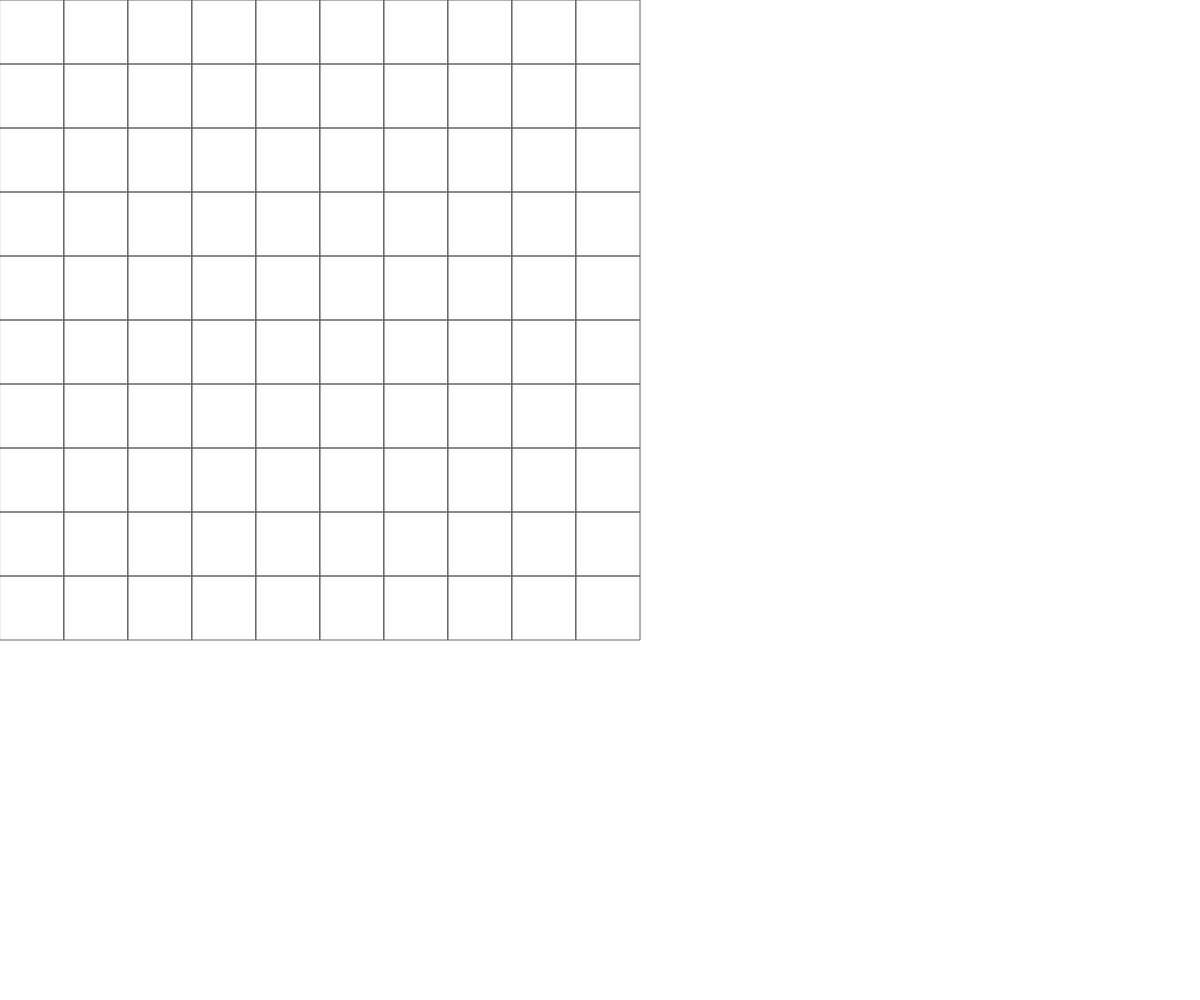
Frame 1 (no input)
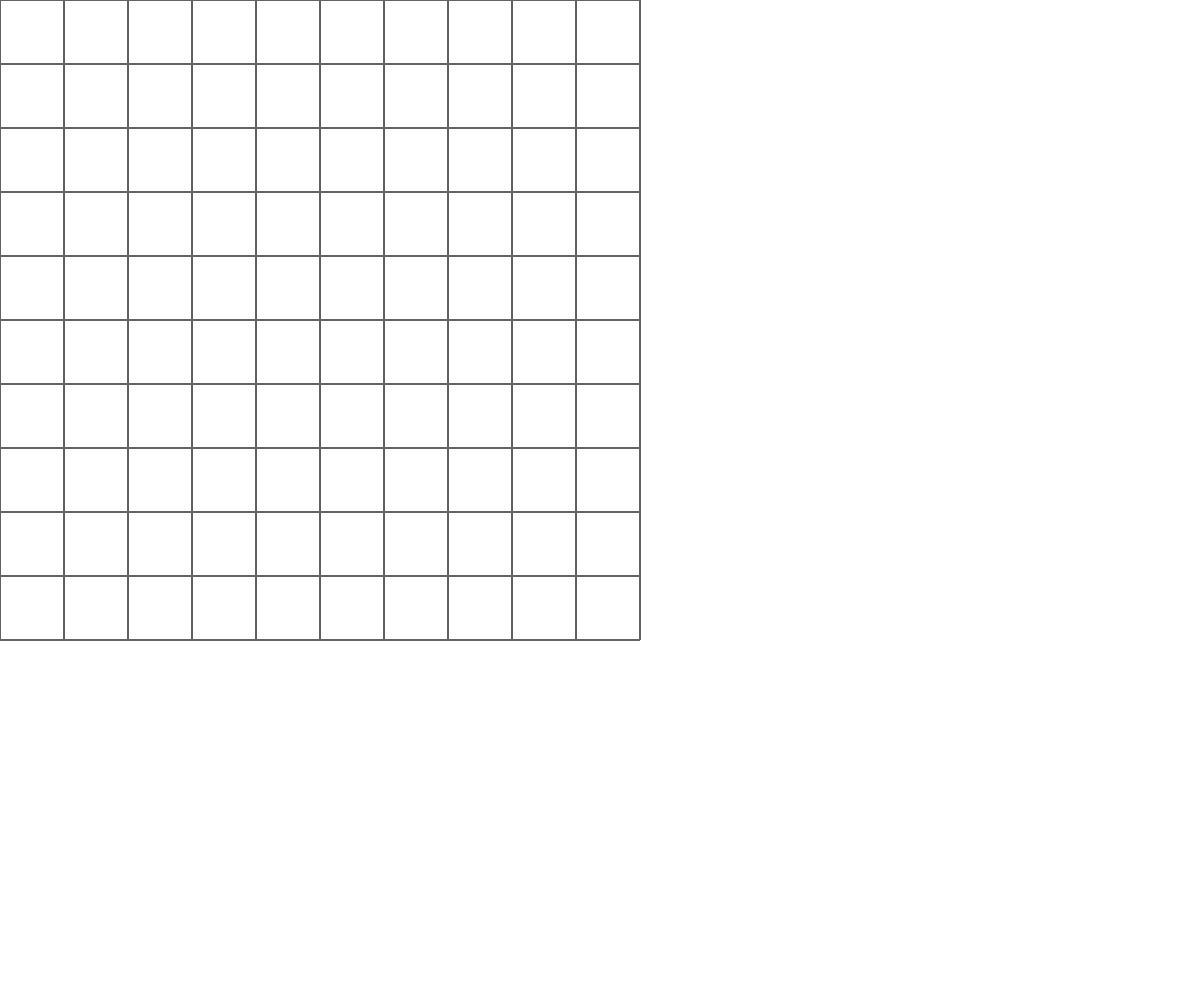
Frame 60 (no input)
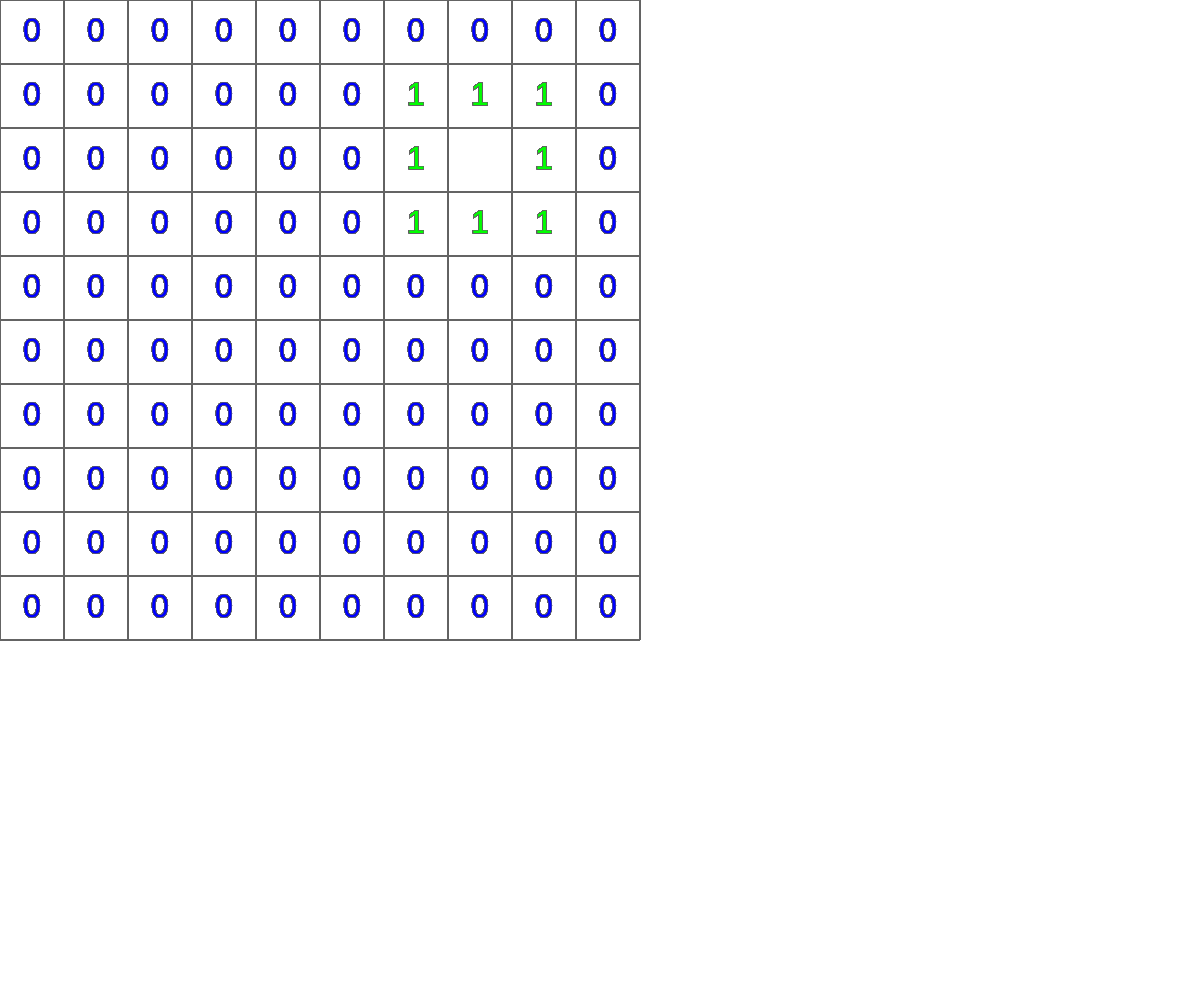
Frame 120 (the mouse pressed at the canvas centre since frame 60)

The p5.js sketch that drew these frames (run headless with seeded random() and noise() and a simulated clock; from frame 60 on, the mouse is pressed at the canvas centre):

// p5.js sketch
// ── sketch.js
let raw = [{"x":0,"y":0,"n":0,"state":0,"show":false},{"x":64,"y":0,"n":1,"state":0,"show":false},{"x":128,"y":0,"n":2,"state":0,"show":false},{"x":192,"y":0,"n":3,"state":0,"show":false},{"x":256,"y":0,"n":4,"state":1,"show":false},{"x":320,"y":0,"n":5,"state":-1,"show":false},{"x":384,"y":0,"n":6,"state":1,"show":false},{"x":448,"y":0,"n":7,"state":0,"show":false},{"x":512,"y":0,"n":8,"state":1,"show":false},{"x":576,"y":0,"n":9,"state":-1,"show":false},{"x":0,"y":64,"n":10,"state":0,"show":false},{"x":64,"y":64,"n":11,"state":0,"show":false},{"x":128,"y":64,"n":12,"state":0,"show":false},{"x":192,"y":64,"n":13,"state":0,"show":false},{"x":256,"y":64,"n":14,"state":1,"show":false},{"x":320,"y":64,"n":15,"state":1,"show":false},{"x":384,"y":64,"n":16,"state":1,"show":false},{"x":448,"y":64,"n":17,"state":0,"show":false},{"x":512,"y":64,"n":18,"state":1,"show":false},{"x":576,"y":64,"n":19,"state":1,"show":false},{"x":0,"y":128,"n":20,"state":0,"show":false},{"x":64,"y":128,"n":21,"state":0,"show":false},{"x":128,"y":128,"n":22,"state":0,"show":false},{"x":192,"y":128,"n":23,"state":0,"show":false},{"x":256,"y":128,"n":24,"state":1,"show":false},{"x":320,"y":128,"n":25,"state":1,"show":false},{"x":384,"y":128,"n":26,"state":1,"show":false},{"x":448,"y":128,"n":27,"state":0,"show":false},{"x":512,"y":128,"n":28,"state":0,"show":false},{"x":576,"y":128,"n":29,"state":0,"show":false},{"x":0,"y":192,"n":30,"state":1,"show":false},{"x":64,"y":192,"n":31,"state":1,"show":false},{"x":128,"y":192,"n":32,"state":1,"show":false},{"x":192,"y":192,"n":33,"state":0,"show":false},{"x":256,"y":192,"n":34,"state":1,"show":false},{"x":320,"y":192,"n":35,"state":-1,"show":false},{"x":384,"y":192,"n":36,"state":1,"show":false},{"x":448,"y":192,"n":37,"state":0,"show":false},{"x":512,"y":192,"n":38,"state":0,"show":false},{"x":576,"y":192,"n":39,"state":0,"show":false},{"x":0,"y":256,"n":40,"state":2,"show":false},{"x":64,"y":256,"n":41,"state":-1,"show":false},{"x":128,"y":256,"n":42,"state":2,"show":false},{"x":192,"y":256,"n":43,"state":0,"show":false},{"x":256,"y":256,"n":44,"state":1,"show":false},{"x":320,"y":256,"n":45,"state":1,"show":false},{"x":384,"y":256,"n":46,"state":1,"show":false},{"x":448,"y":256,"n":47,"state":0,"show":false},{"x":512,"y":256,"n":48,"state":0,"show":false},{"x":576,"y":256,"n":49,"state":0,"show":false},{"x":0,"y":320,"n":50,"state":3,"show":false},{"x":64,"y":320,"n":51,"state":-1,"show":false},{"x":128,"y":320,"n":52,"state":2,"show":false},{"x":192,"y":320,"n":53,"state":0,"show":false},{"x":256,"y":320,"n":54,"state":0,"show":false},{"x":320,"y":320,"n":55,"state":0,"show":false},{"x":384,"y":320,"n":56,"state":0,"show":false},{"x":448,"y":320,"n":57,"state":0,"show":false},{"x":512,"y":320,"n":58,"state":0,"show":false},{"x":576,"y":320,"n":59,"state":0,"show":false},{"x":0,"y":384,"n":60,"state":-1,"show":false},{"x":64,"y":384,"n":61,"state":3,"show":false},{"x":128,"y":384,"n":62,"state":3,"show":false},{"x":192,"y":384,"n":63,"state":2,"show":false},{"x":256,"y":384,"n":64,"state":1,"show":false},{"x":320,"y":384,"n":65,"state":1,"show":false},{"x":384,"y":384,"n":66,"state":1,"show":false},{"x":448,"y":384,"n":67,"state":1,"show":false},{"x":512,"y":384,"n":68,"state":0,"show":false},{"x":576,"y":384,"n":69,"state":0,"show":false},{"x":0,"y":448,"n":70,"state":1,"show":false},{"x":64,"y":448,"n":71,"state":3,"show":false},{"x":128,"y":448,"n":72,"state":-1,"show":false},{"x":192,"y":448,"n":73,"state":-1,"show":false},{"x":256,"y":448,"n":74,"state":1,"show":false},{"x":320,"y":448,"n":75,"state":1,"show":false},{"x":384,"y":448,"n":76,"state":-1,"show":false},{"x":448,"y":448,"n":77,"state":1,"show":false},{"x":512,"y":448,"n":78,"state":0,"show":false},{"x":576,"y":448,"n":79,"state":0,"show":false},{"x":0,"y":512,"n":80,"state":0,"show":false},{"x":64,"y":512,"n":81,"state":2,"show":false},{"x":128,"y":512,"n":82,"state":-1,"show":false},{"x":192,"y":512,"n":83,"state":3,"show":false},{"x":256,"y":512,"n":84,"state":1,"show":false},{"x":320,"y":512,"n":85,"state":1,"show":false},{"x":384,"y":512,"n":86,"state":1,"show":false},{"x":448,"y":512,"n":87,"state":1,"show":false},{"x":512,"y":512,"n":88,"state":0,"show":false},{"x":576,"y":512,"n":89,"state":0,"show":false},{"x":0,"y":576,"n":90,"state":0,"show":false},{"x":64,"y":576,"n":91,"state":1,"show":false},{"x":128,"y":576,"n":92,"state":1,"show":false},{"x":192,"y":576,"n":93,"state":1,"show":false},{"x":256,"y":576,"n":94,"state":0,"show":false},{"x":320,"y":576,"n":95,"state":0,"show":false},{"x":384,"y":576,"n":96,"state":0,"show":false},{"x":448,"y":576,"n":97,"state":0,"show":false},{"x":512,"y":576,"n":98,"state":0,"show":false},{"x":576,"y":576,"n":99,"state":0,"show":false}];



function parseRaw() {
	for (let i = 0; i < raw.length; i++) {
		let r = raw[i];
		let c = cells.push(new Cell(r.x, r.y, r.n));
		cells[c-1].state = r.state;
		cells[c-1].show = r.show;
	}

	console.log('done');
}




let rows = 10;
let res = 64;
let bombsCount = 1;
let cells = [];
let gameEnded = false;

let lines = [];


function setup() {
	createCanvas(windowWidth, windowHeight);

	// parseRaw();
	setCells();
	setBombs();
	setStates();

	textSize(32);
	textAlign(CENTER, CENTER);
}



function draw() {
	stroke(100);
	strokeWeight(1);
	noFill();

	for (let i = 0; i < rows; i++) {
		for (let j = 0; j < rows; j++) {
			rect(res * j, res * i, res, res)
		}
	}

	for (let j = 0; j < rows; j++) {
		for (let i = 0; i < rows; i++) {
			cells[j * rows + i].draw();
		}
	}


	// drawLines();
}



function mousePressed() {
	if (gameEnded) return;

	let x = floor(mouseX / res);
	let y = floor(mouseY / res);

	let idx = y * rows + x;
	click(idx, x, y);
}



function click(idx, x, y) {
	if (cells[idx].state === -1) endGame(); 
	else showCells(idx, x, y); 
}





function showCells(idx, x, y) {
	showCell(idx);

	if (cells[idx].state > 0) return;


	let nx, ny;

	nx = x;
	ny = y - 1;

	if (0 <= nx && nx < rows && 0 <= ny && ny < rows) {
		let id = ny * rows + nx;

		if ((id >= 0 && id < rows**2) 
			&& cells[id].state !== -1
			&& !cells[id].show) showCells(id, nx, ny);
	}



	nx = x;
	ny = y + 1;

	if (0 <= nx && nx < rows && 0 <= ny && ny < rows) {
		let id = ny * rows + nx;

		if ((id >= 0 && id < rows**2) 
			&& cells[id].state !== -1
			&& !cells[id].show) showCells(id, nx, ny);
	}



	nx = x - 1;
	ny = y;

	if (0 <= nx && nx < rows && 0 <= ny && ny < rows) {
		let id = ny * rows + nx;

		if ((id >= 0 && id < rows**2) 
			&& cells[id].state !== -1
			&& !cells[id].show) showCells(id, nx, ny);
	}



	nx = x + 1;
	ny = y;

	if (0 <= nx && nx < rows && 0 <= ny && ny < rows) {
		let id = ny * rows + nx;

		if ((id >= 0 && id < rows**2) 
			&& cells[id].state !== -1
			&& !cells[id].show) showCells(id, nx, ny);
	}
}




// function showCells1(idx, x, y, from=null) {
// 	showCell(idx);

// 	if (from){
// 		lines.push({
// 			from: {
// 				x: from.x * res + (res / 2),
// 				y: from.y * res + (res / 2)
// 			},
// 			to: {
// 				x: x * res + (res / 2),
// 				y: y * res + (res / 2)
// 			}
// 		});
// 	}
// }



// function drawLines() {
// 	strokeWeight(2);
// 	stroke(255, 0, 0);

// 	for (let l of lines) {
// 		line(l.from.x, l.from.y, l.to.x, l.to.y);

// 		let offset = 10;
// 		push();
// 		let angle = atan2(l.from.y - l.to.y, l.from.x - l.to.x); //gets the angle of the line
// 		translate(l.to.x, l.to.y); //translates to the destination vertex
// 		rotate(angle-HALF_PI); //rotates the arrow point
// 		triangle(-offset*0.5, offset, offset*0.5, offset, 0, -offset/2); //draws the arrow point as a triangle
// 		pop();
// 	}
// }




function showCell(idx) {
	cells[idx].show = true;
}



function setCells() {
	for (let i = 0; i < rows; i++) {
		for (let j = 0; j < rows; j++) {
			cells.push(new Cell(res * j, res * i, cells.length));
		}
	}
}



function setBombs() {
	for (let i = 0; i < bombsCount; i++) {
		let x = floor(random(rows));
		let y = floor(random(rows));
		let idx = y * rows + x;

		if (cells[idx].state !== -1) {
			cells[idx].state = -1;
		} else {
			i--;
		}
	}
}



function setStates() {
	for (let j = 0; j < rows; j++) {
		for (let i = 0; i < rows; i++) {
			let n = getNeighbours(i, j);
			let idx = j * rows + i;

			if (cells[idx].state !== -1) cells[idx].state = n;
		}
	}
}



function getNeighbours(x, y) {
	let n = 0;

	for (let j = -1; j < 2; j++) {
		if ((j === -1 && y === 0) || (j === 1 && y === rows-1)) continue;

		for (let i = -1; i < 2; i++) {
			if ((i === -1 && x === 0) || (i === 1 && x === rows-1)) continue;
			if (i === 0 && j === 0) continue;

			let idx = (y + j) * rows + (x + i);

			// let nY = (y + j);
			// let nX = (x + i);
			// let s = (cells[idx] && cells[idx].state) ? cells[idx].state : null;

			// console.log({idx, nX, nY, s});


			if (cells[idx].state === -1) n++;
		}
	}

	return n;
}



function endGame() {
	gameEnded = true;

	for (let j = 0; j < rows; j++) {
		for (let i = 0; i < rows; i++) {
			cells[j * rows + i].show = true;
		}
	}
}


// ── cell.js
class Cell {
	constructor(x, y, n) {
		this.x = x;
		this.y = y;
		this.n = n;
		this.state = null;
		this.show = false;
	}


	draw() {
		if (!this.show) return;

		if (this.state === -1) {
			fill(0);
			rect(this.x, this.y, res, res);
			fill(255, 0, 0);
			text(this.state, this.x + res / 2, this.y + res / 2);
		} else if (this.state > 0) {
			fill(0, 255, 0);
			text(this.state, this.x + res / 2, this.y + res / 2);
		} else {
			fill(0, 0, 255);
			text(this.state, this.x + res / 2, this.y + res / 2);
		}

		// fill(100);
		// text(+this.stateN, this.x + res / 3, this.y + res / 2);
		// text(this.n, this.x, this.y + res);
	}
}
